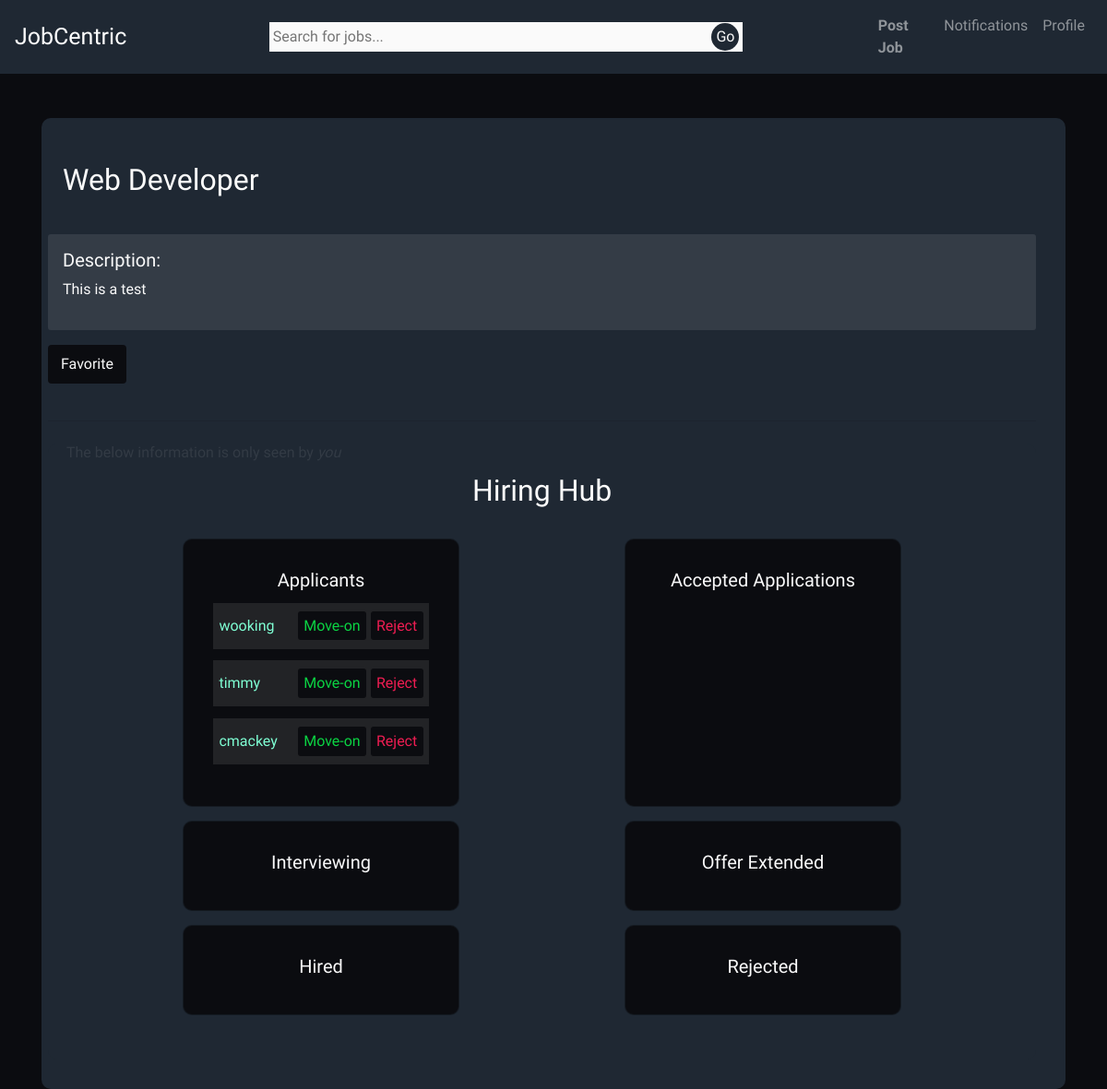
Before: /listing/1/ (signed in) with the older database file.
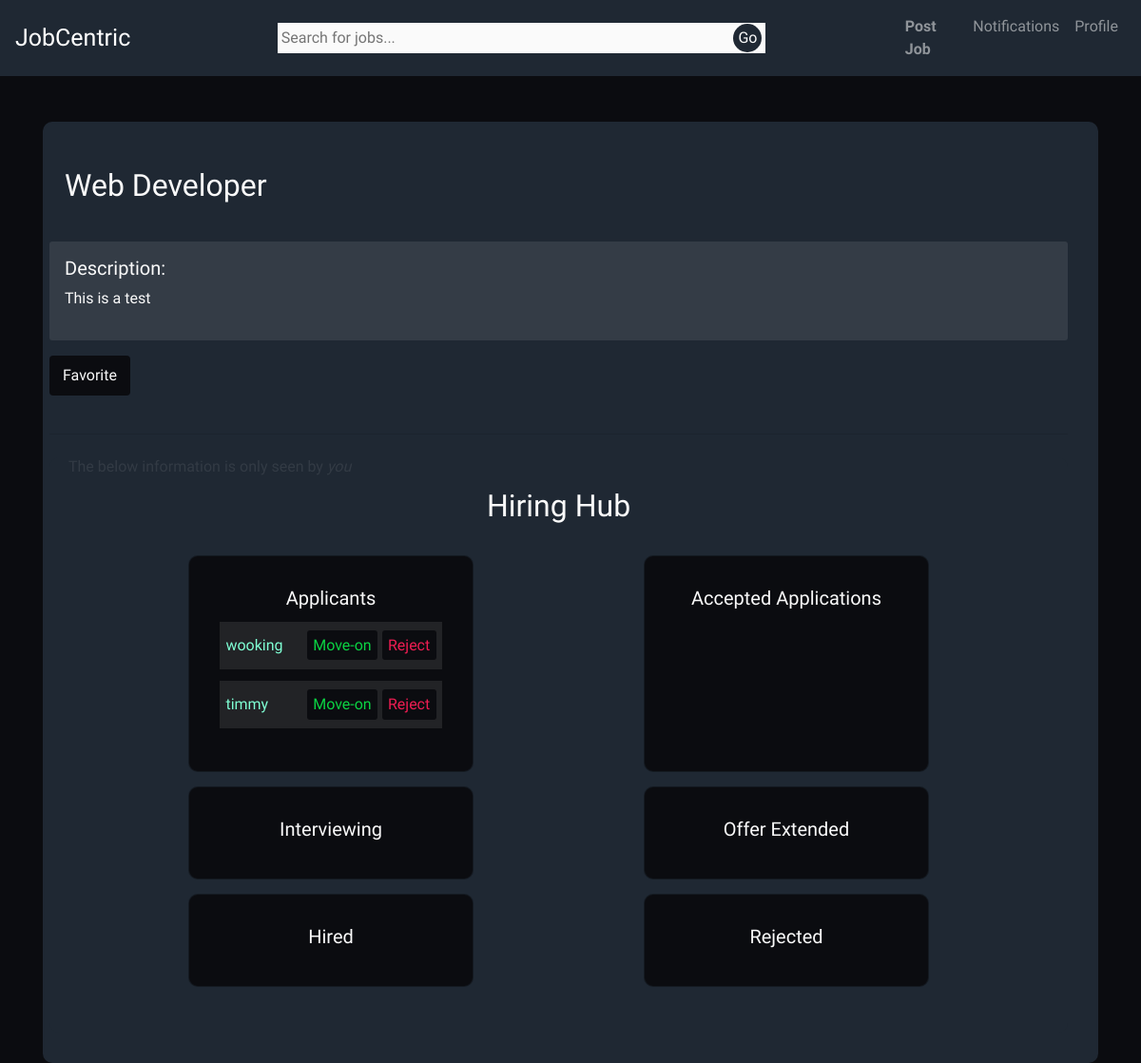
After: the same page with the newer database file.
### user/models.py (models this page shows)
class User(AbstractUser):
    name = models.CharField(max_length=200)
    email = models.EmailField(unique=True, blank=False)
    bio = models.TextField(null=True, blank=True)
    experience = models.TextField(null=True, blank=True)
    skills = models.TextField(null=True, blank=True)
    contact_num = models.IntegerField(null=True, blank=True)
    REQUIRED_FIELDS = []
    def __str__(self):
        return self.name

### job/views.py (the view, shortened to what this page needs)
class listing_detail_view(LoginRequiredMixin, View):
    def get(self, request, *args, **kwargs):
        template = 'listing_detail.html'
        user = request.user
        listing_id = kwargs['listing_id']
        listing = Listing.objects.get(id=listing_id)
        print(user is listing.user,)
        if not user.username==listing.user.username:
            print(user.username, listing.user.username)
        if not user in listing.applicants.all():
            print("line 19 should work")
            print(user, listing.applicants)
        context = {
            'listing': listing,
            'user': user
        }
        return render(request, template, context)

### templates/listing_detail.html (shortened to what this page needs)
</div>{% extends 'base_template.html' %}{% block content %}
<br />
<div class="listing__container" style="padding-left: 7px; color:white;">
  <div class="listing__header">
    <h2 id="header">{{listing.title}}</h2>
  </div>
  <div class="listing-hero__container">
    <h5>Description:</h5>
    <p>{{listing.description}}</p>
  </div>
  <div class="listing-buttons__container">
    <button type="submit" id="favorite_button">
      <a href="/favorite/{{listing.id}}/">{% if user in listing.favorited_by.all %}Unfavorite{% else %}Favorite{% endif %}</a>
  </button>
    </div>
  <br />
  <hr />
  {% if user.username == listing.user.username %}
    <div class="listing-creator__container">
      <h2><strong>Hiring Hub</strong></h2>
      <h6>The below information is only seen by <em>you</em></h6>
      <div class="listing-creator-applicants__container">
        <div class="listing-applied listing__subContainer">
          <h5>Applicants</h5>
          {% for applicant in listing.applicants.all %}
            <div class="listing-list__container">
              <a href="/profile/{{applicant.username}}">{{applicant.username}}</a>
              <div class="listing-list__buttons">
                <a href="/applicant/{{listing.id}}/{{applicant.id}}" id="list-button">Move-on</a>
                <a href="/reject/{{listing.id}}/{{applicant.id}}" id="Reject">Reject</a>
              </div>
            </div>
          {% endfor %}
        </div>
        <div class="listing-accepted  listing__subContainer">
          <h5>Accepted Applications</h5>
        </div>
        <div class="listing-interviewing  listing__subContainer">
          <h5>Interviewing</h5>
        </div>
        <div class="listing-interviewing  listing__subContainer">
          <h5>Offer Extended</h5>
        </div>
        <div class="listing-interviewing  listing__subContainer">
          <h5>Hired</h5>
        </div>
        <div class="listing-reject  listing__subContainer">
          <h5>Rejected</h5>
        </div>
      </div>
    </div>
  {% endif %}
  </div>
 {% endblock %}

Changed rows visible on the page:
no longer on this page (row edited): User: username "cmackey"
